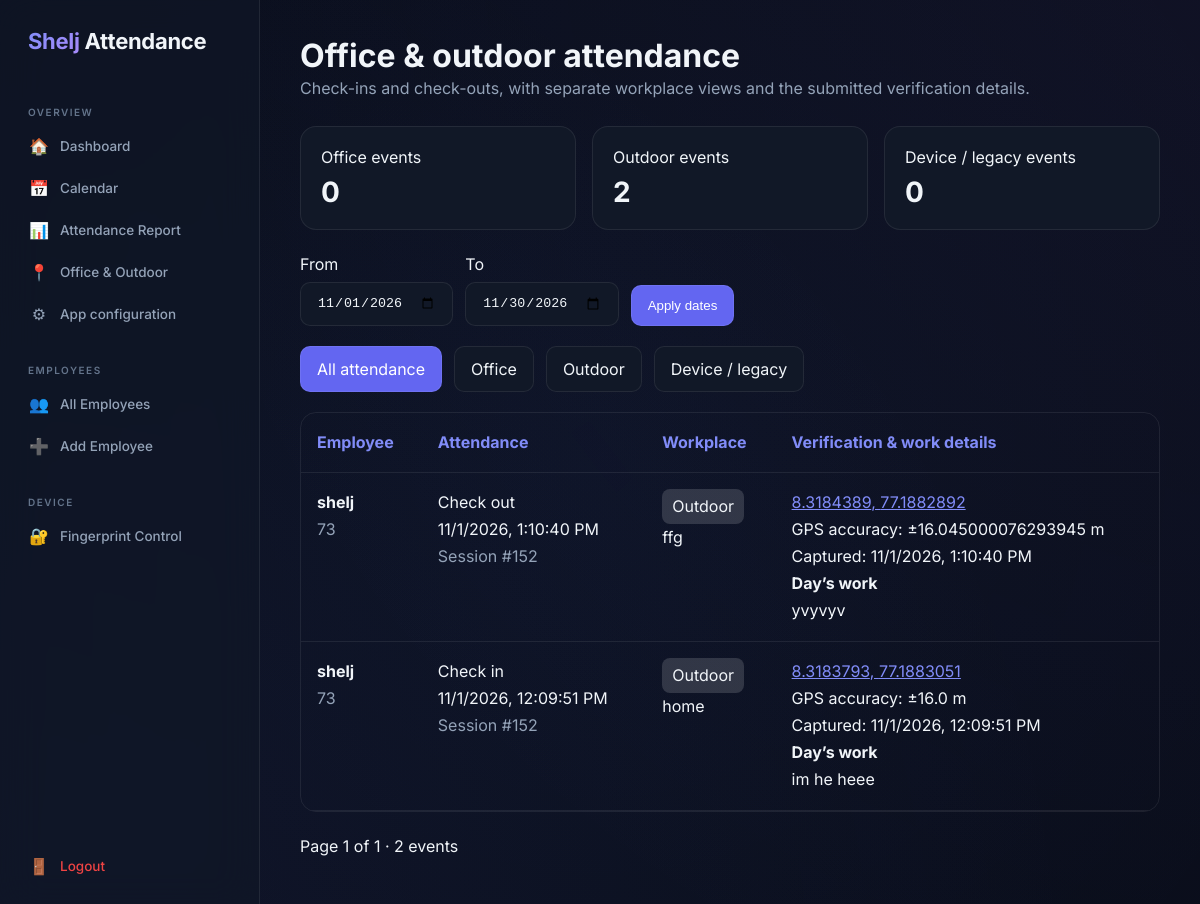
Screenshot of /api/work-attendance/ (signed in) with the database file from the repository.
### attendance/models.py (models this page shows, shortened)
class Employee(models.Model):
    login_notifications_enabled = models.BooleanField(default=True)
    user = models.OneToOneField(settings.AUTH_USER_MODEL, on_delete=models.PROTECT, related_name="employee")
    name = models.CharField(max_length=150)
    employee_id = models.CharField(max_length=50, unique=True)
    fingerprint_id = models.CharField(max_length=100, unique=True)

class AttendanceEvidence(models.Model):
    session = models.ForeignKey(AttendanceSession, on_delete=models.PROTECT, related_name="evidence")
    action = models.CharField(max_length=6, choices=[("login", "Check in"), ("logout", "Check out")])
    mode = models.CharField(max_length=7, choices=[("office", "Office"), ("outdoor", "Outdoor")])
    office = models.ForeignKey(OfficeLocation, null=True, blank=True, on_delete=models.PROTECT)
    latitude = models.FloatField()
    longitude = models.FloatField()
    accuracy_meters = models.FloatField()
    location_captured_at = models.DateTimeField()
    wifi_ssid = models.CharField(max_length=32, blank=True)
    wifi_bssid = models.CharField(max_length=17, blank=True)
    place_name = models.CharField(max_length=200, blank=True)
    work_description = models.TextField(blank=True)
    created_at = models.DateTimeField(auto_now_add=True)
    class Meta:
        constraints = [models.UniqueConstraint(fields=["session", "action"], name="one_evidence_per_attendance_action")]

### attendance/activity.py (the view)
# urls.py: path("work-attendance/", work_attendance, name="work_attendance"),
@management_required
def work_attendance(request):
    try:
        data = records_data(request)
    except ValidationError as error:
        return render(request, "attendance/work_attendance.html", {"error": " ".join(error.messages)}, status=400)
    return render(request, "attendance/work_attendance.html", data)

### attendance/activity.py (called while the page is built)
def events_query():
    proof = AttendanceEvidence.objects.filter(session_id=OuterRef("session_id"), action=OuterRef("action"))
    return AttendanceNotification.objects.select_related("session__employee").prefetch_related("session__evidence__office").annotate(
        work_mode=Coalesce(Subquery(proof.values("mode")[:1]), Value("device")),
    )

### attendance/context_processors.py (called while the page is built)
def device_status(request):
    device = (
        AttendanceDevice.objects
        .filter(is_active=True)
        .first()
    )
    return {
        "device": device,
    }

### attendance/templates/attendance/work_attendance.html (shortened to what this page needs)
{% extends 'attendance/base.html' %}
{% block content %}
<header class="work-header"><h1>Office & outdoor attendance</h1><p>Check-ins and check-outs, with separate workplace views and the submitted verification details.</p></header>
{% if error %}<div role="alert" class="work-card">{{ error }}</div>{% else %}
<div class="work-grid"><div class="work-card">Office events<strong>{{ totals.office }}</strong></div><div class="work-card">Outdoor events<strong>{{ totals.outdoor }}</strong></div><div class="work-card">Device / legacy events<strong>{{ totals.device }}</strong></div></div>
<form class="work-filters" method="get"><input type="hidden" name="mode" value="{{ mode }}"><label>From<input type="date" name="start_date" value="{{ start_date }}" required></label><label>To<input type="date" name="end_date" value="{{ end_date }}" required></label><button type="submit">Apply dates</button></form>
<nav class="work-tabs" aria-label="Attendance workplace filters">
<a class="{% if not mode %}selected{% endif %}" href="?start_date={{ start_date }}&end_date={{ end_date }}">All attendance</a>
<a class="{% if mode == 'office' %}selected{% endif %}" href="?mode=office&start_date={{ start_date }}&end_date={{ end_date }}">Office</a>
<a class="{% if mode == 'outdoor' %}selected{% endif %}" href="?mode=outdoor&start_date={{ start_date }}&end_date={{ end_date }}">Outdoor</a>
<a class="{% if mode == 'device' %}selected{% endif %}" href="?mode=device&start_date={{ start_date }}&end_date={{ end_date }}">Device / legacy</a>
</nav>
<div class="work-table"><table><thead><tr><th>Employee</th><th>Attendance</th><th>Workplace</th><th>Verification & work details</th></tr></thead><tbody>
{% for row in records %}<tr><td><b>{{ row.name }}</b><br><span class="work-muted">{{ row.employee_code }}</span></td><td>{% if row.action == 'login' %}Check in{% else %}Check out{% endif %}<br><time data-local-time="{{ row.occurred_at }}">{{ row.occurred_at }}</time><br><span class="work-muted">Session #{{ row.session_id }}</span></td><td><span class="work-badge">{{ row.mode|title }}</span>{% if row.verification.office %}<br>{{ row.verification.office }}{% endif %}{% if row.verification.place_name %}<br>{{ row.verification.place_name }}{% endif %}</td><td>{% if row.verification %}<a href="https://www.google.com/maps?q={{ row.verification.latitude }},{{ row.verification.longitude }}" target="_blank" rel="noopener noreferrer">{{ row.verification.latitude }}, {{ row.verification.longitude }}</a><br>GPS accuracy: ±{{ row.verification.accuracy_meters }} m<br>Captured: <time data-local-time="{{ row.verification.captured_at }}">{{ row.verification.captured_at }}</time>{% if row.mode == 'office' %}<br>Wi-Fi: {{ row.verification.wifi_ssid }}<br>BSSID: {{ row.verification.wifi_bssid }}{% else %}<br><b>Day’s work</b><br>{{ row.verification.work_description|linebreaksbr }}{% endif %}{% else %}<span class="work-muted">Device or historical attendance; mobile Wi-Fi/GPS evidence is unavailable.</span>{% endif %}</td></tr>{% empty %}<tr><td colspan="4">No attendance for this workplace and date range.</td></tr>{% endfor %}
</tbody></table></div>
<div class="work-page"><span>Page {{ page }} of {{ pages }} · {{ count }} events</span></div>
{% endif %}
{% endblock %}

### attendance/templates/attendance/base.html (style rules this page uses)
*, *::before, *::after { box-sizing: border-box; margin: 0; padding: 0; }
:root { --bg-primary: #0a0e1a; --bg-secondary: #111827; --glass-bg: rgba(255, 255, 255, 0.05); --glass-border: rgba(255, 255, 255, 0.08); --glass-hover: rgba(255, 255, 255, 0.1); --glass-active: rgba(255, 255, 255, 0.15); --text-primary: #f1f5f9; --text-secondary: #94a3b8; --text-muted: #64748b; --accent: #6366f1; --accent-light: #818cf8; --accent-glow: rgba(99, 102, 241, 0.3); --success: #22c55e; --success-glow: rgba(34, 197, 94, 0.3); --danger: #ef4444; --danger-glow: rgba(239, 68, 68, 0.3); --warning: #f59e0b; --warning-glow: rgba(245, 158, 11, 0.3); --sidebar-width: 260px; --radius: 16px; --radius-sm: 10px; --transition: 0.2s cubic-bezier(0.4, 0, 0.2, 1); }
html { scroll-behavior: smooth; }
body { font-family: 'Inter', -apple-system, BlinkMacSystemFont, sans-serif; background: var(--bg-primary); color: var(--text-primary); min-height: 100vh; overflow-x: hidden; }
body::before { content: ''; position: fixed; top: -50%; left: -50%; width: 200%; height: 200%; background: radial-gradient(circle at 20% 80%, rgba(99, 102, 241, 0.08) 0%, transparent 50%), radial-gradient(circle at 80% 20%, rgba(139, 92, 246, 0.06) 0%, transparent 50%), radial-gradient(circle at 50% 50%, rgba(59, 130, 246, 0.04) 0%, transparent 50%); animation: bgShift 20s ease-in-out infinite; z-index: -1; }

### attendance/templates/attendance/work_attendance.html (style rules this page uses)
.work-header { margin-bottom:24px }
.work-header p,.work-muted { color:var(--text-secondary);line-height:1.7 }
.work-grid { display:grid;grid-template-columns:repeat(auto-fit,minmax(180px,1fr));gap:16px;margin:24px 0 }
.work-card { background:var(--bg-secondary);border:1px solid var(--glass-border);border-radius:16px;padding:20px;min-width:0 }
.work-card strong { font-size:28px;display:block;margin-top:8px }
.work-filters,.work-tabs { display:flex;gap:12px;flex-wrap:wrap;align-items:end;margin:20px 0 }
.work-filters label { display:grid;gap:8px }
.work-filters input,.work-filters button,.work-tabs a,.work-page a { border-radius:10px;padding:12px 16px;border:1px solid var(--glass-border);background:var(--bg-secondary);color:var(--text-primary);text-decoration:none }
.work-tabs .selected,.work-filters button { background:var(--accent);color:white }
.work-table { overflow:auto;border:1px solid var(--glass-border);border-radius:16px }
.work-table table { width:100%;border-collapse:collapse;min-width:760px }
.work-table th,.work-table td { text-align:left;vertical-align:top;padding:16px;border-bottom:1px solid var(--glass-border);line-height:1.7 }
.work-table th { color:var(--accent-light) }
.work-table td:last-child { min-width:240px;max-width:440px;overflow-wrap:anywhere;white-space:normal }
.work-table a { color:var(--accent-light) }
.work-badge { display:inline-block;padding:4px 10px;border-radius:8px;background:var(--glass-active) }
.work-page { display:flex;gap:16px;align-items:center;margin:24px 0;flex-wrap:wrap }

### rows the page displays
Employee: name "shelj" "shelj", employee_code "73" "73"
AttendanceEvidence: verification.place_name "ffg", verification.latitude "8.3184389", verification.longitude "77.1882892", verification.accuracy_meters "16.045000076293945", verification.work_description "yvyvyv"
AttendanceEvidence: verification.place_name "home", verification.latitude "8.3183793", verification.longitude "77.1883051", verification.accuracy_meters "16.0", verification.work_description "im he heee"

### other values shown
{{ totals.office }} "0"
{{ totals.outdoor }} "2"
{{ totals.device }} "0"
{{ row.session_id }} "152" "152"
{{ row.mode|title }} "Outdoor" "Outdoor"
{{ page }} "1"
{{ pages }} "1"
{{ count }} "2"
